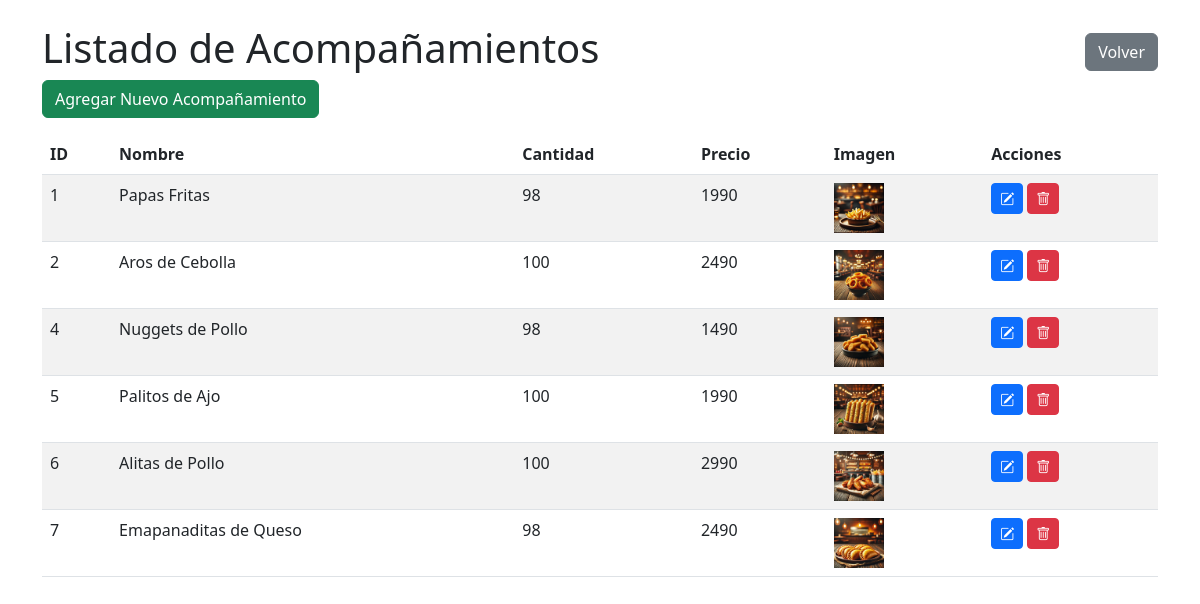
The page /mantenedores/acompaniamiento/listar.php on the database its author committed.
### tables this page shows
CREATE TABLE `acompaniamiento` (
  `id_acompaniamiento` int(11) NOT NULL,
  `nombre_acompaniamiento` varchar(30) DEFAULT NULL,
  `cantidad` int(11) DEFAULT NULL,
  `precio` int(11) DEFAULT NULL,
  `umbral_reabastecimiento` int(11) NOT NULL DEFAULT 5,
  `imagen` varchar(255) DEFAULT NULL
);

### mantenedores/acompaniamiento/listar.php (the view, shortened to what this page needs)
<?php
include '../../conexion.php';
$sql = "SELECT * FROM acompaniamiento";
$result = $conexion->query($sql);
?>
<!DOCTYPE html>
<html lang="es">
<head>
    <link href="https://cdn.jsdelivr.net/npm/bootstrap@5.3.0/dist/css/bootstrap.min.css" rel="stylesheet">
    <link href="https://cdn.jsdelivr.net/npm/bootstrap-icons@1.8.0/font/bootstrap-icons.css" rel="stylesheet">
</head>
<body>
<div class="container mt-4">
    <div class="d-flex justify-content-between align-items-center">
        <h1>Listado de Acompañamientos</h1>
        <button class="btn btn-secondary" onclick="window.location.href='../../index/index-mantenedores.php'">Volver</button>
    </div>
    <a href="insertar.php" class="btn btn-success mb-3">Agregar Nuevo Acompañamiento</a>
    <table class="table table-striped">
        <thead>
            <tr>
                <th>ID</th>
                <th>Nombre</th>
                <th>Cantidad</th>
                <th>Precio</th>
                <th>Imagen</th>
                <th>Acciones</th>
            </tr>
        </thead>
        <tbody>
            <?php if ($result->num_rows > 0): ?>
                <?php while ($row = $result->fetch_assoc()): ?>
                    <tr>
                        <td><?php echo $row['id_acompaniamiento']; ?></td>
                        <td><?php echo $row['nombre_acompaniamiento']; ?></td>
                        <td><?php echo $row['cantidad']; ?></td>
                        <td><?php echo $row['precio']; ?></td>
                        <td>
                            <?php if (!empty($row['imagen'])): ?>
                                <img src="../../uploads/acompaniamientos/<?php echo htmlspecialchars($row['imagen']); ?>" alt="Imagen" style="width: 50px; height: 50px; object-fit: cover;">
                            <?php else: ?>
                                No disponible
                            <?php endif; ?>
                        </td>
                        <td>
                            <a href="editar.php?id=<?php echo $row['id_acompaniamiento']; ?>" class="btn btn-primary btn-sm"><i class="bi bi-pencil-square"></i></a>
                            <button class="btn btn-danger btn-sm" data-bs-toggle="modal" data-bs-target="#eliminarModal" data-id="<?php echo $row['id_acompaniamiento']; ?>"><i class="bi bi-trash"></i></button>
                        </td>
                    </tr>
                <?php endwhile; ?>
            <?php else: ?>
                <tr>
                    <td colspan="6" class="text-center">No se encontraron acompañamientos.</td>
                </tr>
            <?php endif; ?>
        </tbody>
    </table>
</div>
</body>
</html>

### rows shown on the page
acompaniamiento: id_acompaniamiento "1", nombre_acompaniamiento "Papas Fritas", cantidad "98", precio "1990", imagen (picture)
acompaniamiento: id_acompaniamiento "2", nombre_acompaniamiento "Aros de Cebolla", cantidad "100", precio "2490", imagen (picture)
acompaniamiento: id_acompaniamiento "4", nombre_acompaniamiento "Nuggets de Pollo", cantidad "98", precio "1490", imagen (picture)
acompaniamiento: id_acompaniamiento "5", nombre_acompaniamiento "Palitos de Ajo", cantidad "100", precio "1990", imagen (picture)
acompaniamiento: id_acompaniamiento "6", nombre_acompaniamiento "Alitas de Pollo", cantidad "100", precio "2990", imagen (picture)
acompaniamiento: id_acompaniamiento "7", nombre_acompaniamiento "Emapanaditas de Queso", cantidad "98", precio "2490", imagen (picture)
